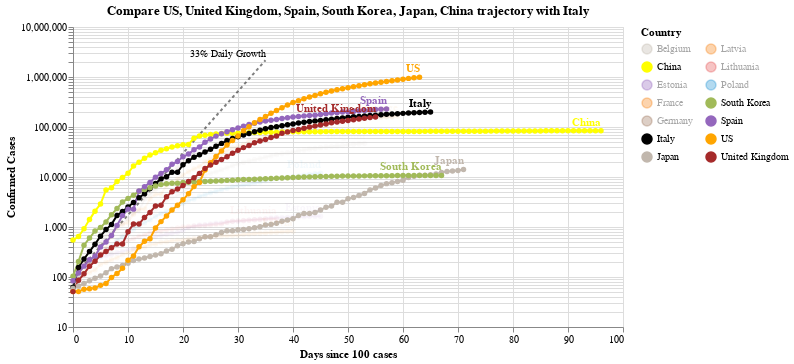

Notebook code cell kept with this figure:
### Code cell
#hide_input
chart2 = make_since_chart(dff2, ['US', 'United Kingdom', 'Spain', 'South Korea', 'Japan', 'China'], baseline_countries)
chart2

### Figure 1 — Vega-Lite specification as saved in the notebook (floating-point values rounded to 4 significant figures; data arrays with more than 128 entries replaced by an {"elided": "..."} marker saying what was removed)
{"config": {"view": {"continuousWidth": 400, "continuousHeight": 300}}, "layer": [{"mark": {"type": "line", "color": "black", "opacity": 0.5, "strokeDash": [3, 3]}, "encoding": {"x": {"type": "quantitative", "field": "Days since 100 cases"}, "y": {"type": "quantitative", "field": "Confirmed Cases"}}}, {"mark": {"type": "text", "align": "right", "dy": -6, "fontSize": 10, "text": "33% Daily Growth"}, "encoding": {"x": {"type": "quantitative", "field": "Days since 100 cases"}, "y": {"type": "quantitative", "field": "Confirmed Cases"}}, "transform": [{"filter": "(datum['Days since 100 cases'] >= 35)"}]}, {"data": {"name": "data-2e16ebd3bc33a2448d4cb2e180137546"}, "mark": {"type": "line", "point": true}, "encoding": {"color": {"type": "nominal", "field": "Country", "legend": {"columns": 2}, "scale": {"domain": ["Belgium", "China", "Estonia", "France", "Germany", "Italy", "Japan", "Latvia", "Lithuania", "Poland", "South Korea", "Spain", "US", "United Kingdom"], "range": ["#C1B7AD", "yellow", "#9467bd", "#F58518", "#9D755D", "black", "#C1B7AD", "#F58518", "#E45756", "#2495D3", "#A1BA59", "#9467bd", "orange", "brown"]}}, "opacity": {"condition": {"value": 1, "selection": "selector005"}, "value": 0.05}, "tooltip": [{"type": "nominal", "field": "Country"}, {"type": "temporal", "field": "Date"}, {"type": "quantitative", "field": "Confirmed Cases"}, {"type": "quantitative", "field": "Days since 100 cases"}], "x": {"type": "quantitative", "field": "Days since 100 cases"}, "y": {"type": "quantitative", "field": "Confirmed Cases", "scale": {"type": "log"}}}, "selection": {"selector005": {"type": "multi", "fields": ["Country"], "bind": "legend", "init": [{"Country": "US"}, {"Country": "United Kingdom"}, {"Country": "Spain"}, {"Country": "South Korea"}, {"Country": "Japan"}, {"Country": "China"}, {"Country": "Italy"}]}}, "width": 550}, {"data": {"name": "data-2e16ebd3bc33a2448d4cb2e180137546"}, "mark": {"type": "text", "align": "right", "dy": -8, "fontWeight": "bold"}, "encoding": {"color": {"type": "nominal", "field": "Country", "legend": {"columns": 2}, "scale": {"domain": ["Belgium", "China", "Estonia", "France", "Germany", "Italy", "Japan", "Latvia", "Lithuania", "Poland", "South Korea", "Spain", "US", "United Kingdom"], "range": ["#C1B7AD", "yellow", "#9467bd", "#F58518", "#9D755D", "black", "#C1B7AD", "#F58518", "#E45756", "#2495D3", "#A1BA59", "#9467bd", "orange", "brown"]}}, "opacity": {"condition": {"value": 1, "selection": "selector005"}, "value": 0.05}, "text": {"type": "nominal", "field": "Country"}, "tooltip": [{"type": "nominal", "field": "Country"}, {"type": "temporal", "field": "Date"}, {"type": "quantitative", "field": "Confirmed Cases"}, {"type": "quantitative", "field": "Days since 100 cases"}], "x": {"type": "quantitative", "field": "Days since 100 cases"}, "y": {"type": "quantitative", "field": "Confirmed Cases", "scale": {"type": "log"}}}, "transform": [{"filter": "(datum['Date'] >= 1587945600000)"}], "width": 550}], "data": {"name": "data-c1a3bbf4dd040f2e7e8e7a69520e3c2a"}, "title": "Compare US, United Kingdom, Spain, South Korea, Japan, China trajectory with Italy", "$schema": "https://vega.github.io/schema/vega-lite/v4.0.2.json", "datasets": {"data-c1a3bbf4dd040f2e7e8e7a69520e3c2a": [{"Days since 100 cases": 0, "Confirmed Cases": 100.0}, {"Days since 100 cases": 1, "Confirmed Cases": 133.0}, {"Days since 100 cases": 2, "Confirmed Cases": 176.9}, {"Days since 100 cases": 3, "Confirmed Cases": 235.3}, {"Days since 100 cases": 4, "Confirmed Cases": 312.9}, {"Days since 100 cases": 5, "Confirmed Cases": 416.2}, {"Days since 100 cases": 6, "Confirmed Cases": 553.5}, {"Days since 100 cases": 7, "Confirmed Cases": 736.1}, {"Days since 100 cases": 8, "Confirmed Cases": 979.1}, {"Days since 100 cases": 9, "Confirmed Cases": 1302.0}, {"Days since 100 cases": 10, "Confirmed Cases": 1732.0}, {"Days since 100 cases": 11, "Confirmed Cases": 2303.0}, {"Days since 100 cases": 12, "Confirmed Cases": 3064.0}, {"Days since 100 cases": 13, "Confirmed Cases": 4074.0}, {"Days since 100 cases": 14, "Confirmed Cases": 5419.0}, {"Days since 100 cases": 15, "Confirmed Cases": 7207.0}, {"Days since 100 cases": 16, "Confirmed Cases": 9586.0}, {"Days since 100 cases": 17, "Confirmed Cases": 12750.0}, {"Days since 100 cases": 18, "Confirmed Cases": 16960.0}, {"Days since 100 cases": 19, "Confirmed Cases": 22550.0}, {"Days since 100 cases": 20, "Confirmed Cases": 29990.0}, {"Days since 100 cases": 21, "Confirmed Cases": 39890.0}, {"Days since 100 cases": 22, "Confirmed Cases": 53060.0}, {"Days since 100 cases": 23, "Confirmed Cases": 70560.0}, {"Days since 100 cases": 24, "Confirmed Cases": 93850.0}, {"Days since 100 cases": 25, "Confirmed Cases": 124800.0}, {"Days since 100 cases": 26, "Confirmed Cases": 166000.0}, {"Days since 100 cases": 27, "Confirmed Cases": 220800.0}, {"Days since 100 cases": 28, "Confirmed Cases": 293700.0}, {"Days since 100 cases": 29, "Confirmed Cases": 390600.0}, {"Days since 100 cases": 30, "Confirmed Cases": 519500.0}, {"Days since 100 cases": 31, "Confirmed Cases": 690900.0}, {"Days since 100 cases": 32, "Confirmed Cases": 918900.0}, {"Days since 100 cases": 33, "Confirmed Cases": 1222000.0}, {"Days since 100 cases": 34, "Confirmed Cases": 1625000.0}, {"Days since 100 cases": 35, "Confirmed Cases": 2162000.0}], "data-2e16ebd3bc33a2448d4cb2e180137546": {"elided": "825 records"}}}
